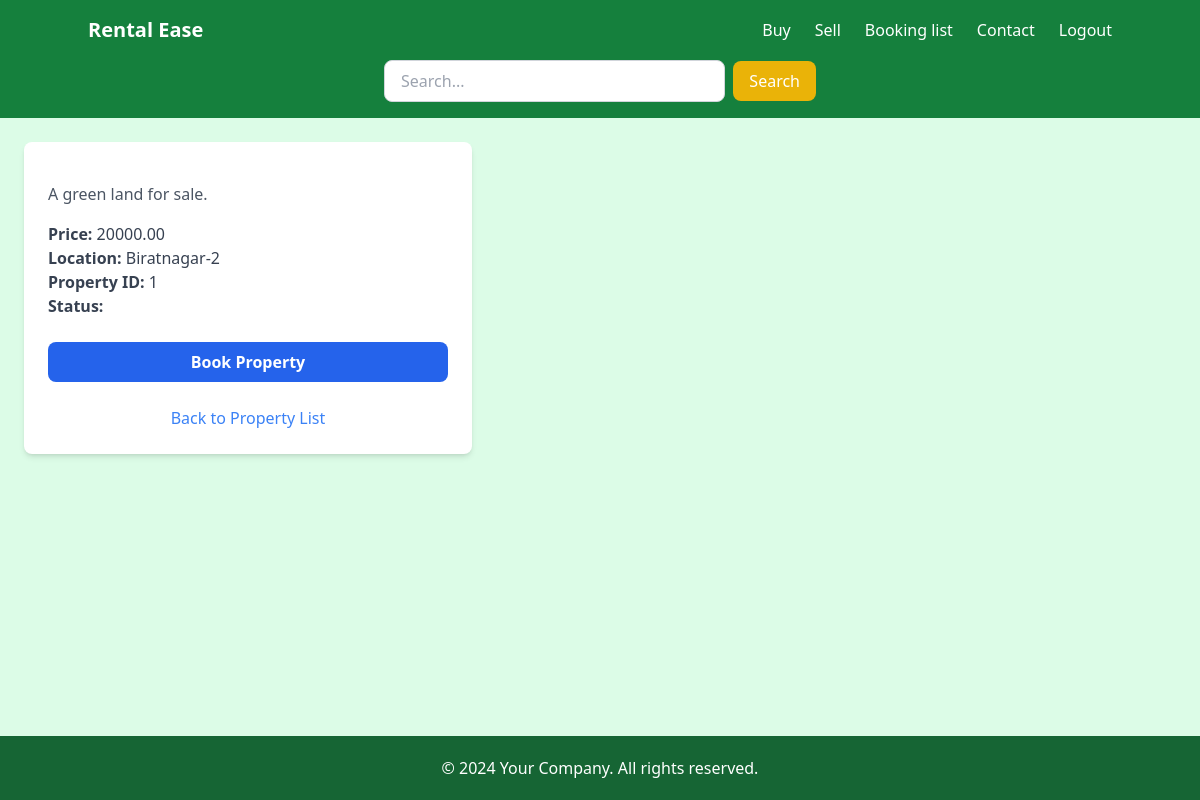
Page /property/1/ (signed in) on the committed database.
### app/models.py (models this page shows, shortened)
class Property(models.Model):
    seller = models.ForeignKey(User, on_delete=models.CASCADE, related_name='properties',default=True)
    title = models.CharField(max_length=255)
    description = models.TextField()
    price = models.DecimalField(max_digits=10, decimal_places=2)
    location = models.CharField(max_length=255)
    approval_status = models.CharField(
        max_length=10,
        choices=[('approved', 'Approved'), ('rejected', 'Rejected'), ('pending', 'Pending')],
        default='pending'
    )
    is_available = models.BooleanField(default=True)
    is_booked = models.BooleanField(default=False)
    image = models.ImageField(upload_to='property_images/', blank=True, null=True)

### app/views.py (the view)
# urls.py: path('property/<int:property_id>/', property_detail, name='property_detail'),
@login_required
def property_detail(request, property_id):
    property = get_object_or_404(Property, id=property_id)
    booking = None
    if request.user.is_authenticated:
        booking = Booking.objects.filter(property=property, client=request.user).first()
    is_available = property.is_available and (booking is None or booking.approval_status != 'approved')
    context = {
        'property': property,
        'booking': booking,
        'is_available': is_available,
    }
    return render(request, 'property_details.html', context)

### app/templates/property_details.html (shortened to what this page needs)
{%extends 'navbar_footer.html' %}
{%block content %}
<body class="bg-gray-100 flex items-center justify-center min-h-screen">
    <div class="max-w-md w-full bg-white rounded-lg shadow-md p-6">
        <p class="text-gray-600 mb-4">{{ property.description }}</p>
        <div class="mb-4">
            <p class="text-gray-700"><strong>Price:</strong> {{ property.price }}</p>
            <p class="text-gray-700"><strong>Location:</strong> {{ property.location }}</p>
            <p class="text-gray-700"><strong>Property ID:</strong> {{ property.id }}</p>
            <p class="text-gray-700"><strong>Status:</strong> {{ property.status|title }}</p>
        </div>
        {% if property.is_available %}
            <form action="{% url 'book_property' property.id %}" method="post" class="mt-6">
                <button type="submit" class="w-full bg-blue-600 hover:bg-blue-700 text-white font-semibold py-2 rounded-lg transition duration-200">
                    Book Property
                </button>
            </form>
        {% else %}
            <p class="text-red-500 font-semibold mt-6">This property is not available for booking.</p>
        {% endif %}
        <div class="mt-6 text-center">
            <a href="{% url 'allproperties' %}" class="text-blue-500 hover:underline">Back to Property List</a>
        </div>
    </div>
{% endblock %}

### rows in the picture
Property: description "A green land for sale.", price "20000.00", location "Biratnagar-2", id "1"
